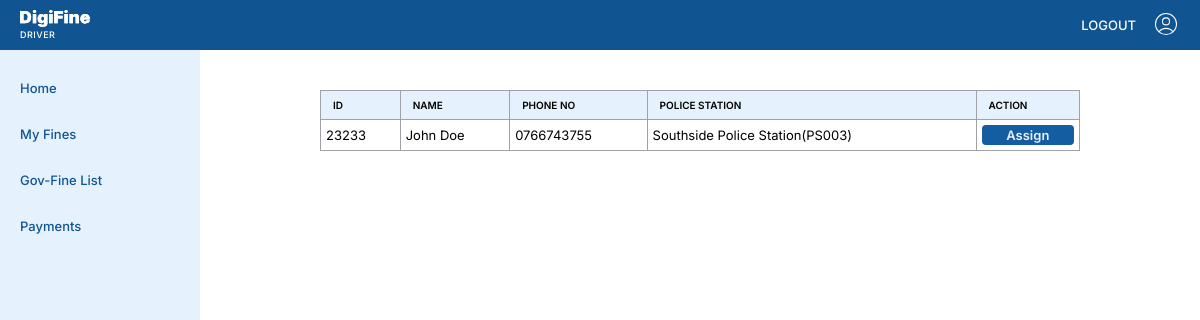
Before: /dashboard/admin/assign-oic/index.php (signed in) with the older database file.
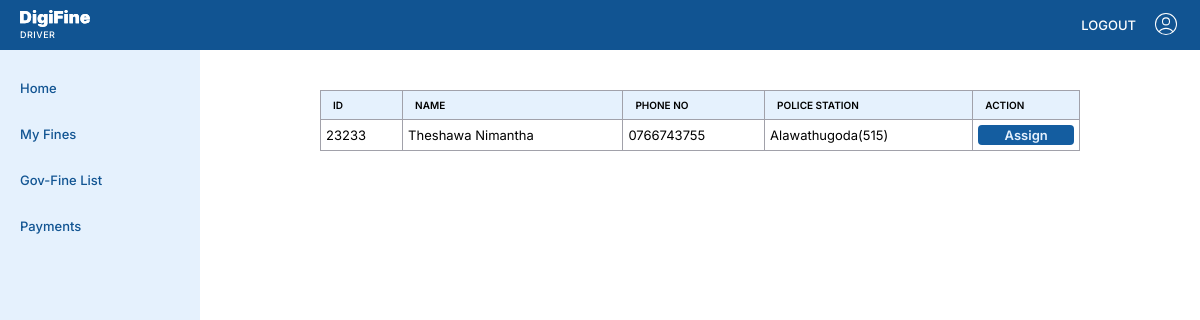
After: the same page with the newer database file.
### tables this page shows
CREATE TABLE `officers` (
  `id` int(11) NOT NULL,
  `fname` varchar(50) NOT NULL,
  `lname` varchar(50) NOT NULL,
  `email` varchar(100) NOT NULL,
  `phone_no` varchar(15) NOT NULL,
  `nic` varchar(20) NOT NULL,
  `police_station` int(11) NOT NULL,
  `password` varchar(255) NOT NULL,
  `created_at` timestamp NOT NULL DEFAULT current_timestamp(),
  `is_oic` tinyint(4) DEFAULT NULL
);

CREATE TABLE `police_stations` (
  `id` int(11) NOT NULL,
  `name` varchar(100) NOT NULL,
  `telephone` varchar(15) NOT NULL,
  `province` int(11) NOT NULL
);

### dashboard/admin/assign-oic/index.php (the view, shortened to what this page needs)
<?php
$pageConfig = [
    'title' => 'Assign OIC',
    'styles' => ["../../dashboard.css"],
    'scripts' => ["../../dashboard.js"],
    'authRequired' => true
];
include_once "../../../includes/header.php";
require_once "../../../db/connect.php";
$stmt = $conn->prepare("SELECT po.id, po.fname, po.lname, po.phone_no, ps.id as police_station_id, ps.name as police_station_name FROM officers as po INNER JOIN police_stations as ps ON po.police_station=ps.id
  WHERE po.is_oic=0");
if (!$stmt->execute()) {
    die("Query error!!!");
}
$result = $stmt->get_result();
$officers = $result->fetch_all(MYSQLI_ASSOC);
?>
<main>
    <?php include_once "../../includes/navbar.php" ?>
    <div class="dashboard-layout">
        <?php include_once "../../includes/sidebar.php" ?>
        <div class="content">
            <div class="container x-large no-border">
                <div class="table-container">
                    <table>
                        <thead>
                            <tr>
                                <th>Id</th>
                                <th>Name</th>
                                <th>Phone no</th>
                                <th>Police Station</th>
                                <th>Action</th>
                            </tr>
                        </thead>
                        <tbody>
                            <?php foreach ($officers as $officer): ?>
                                <tr>
                                    <td><?= $officer['id'] ?></td>
                                    <td><?= $officer['fname'] . " " . $officer['lname'] ?></td>
                                    <td><?= $officer['phone_no'] ?></td>
                                    <td><?= $officer['police_station_name'] . "(" . $officer['police_station_id'] . ")" ?>
                                    </td>
                                    <td>
                                        <form action="./assign-process.php" method="post">
                                            <button type=" submit" name="officer_id" value="<?= $officer['id'] ?>"
                                                style="width:100%" class="btn small">Assign</button>
                                        </form>
                                    </td>
                                </tr>
                            <?php endforeach ?>
                        </tbody>
                    </table>
                </div>
            </div>
        </div>
    </div>
</main>

### includes/header.php (shortened to what this page needs)
<?php
$pageStyles = [];
if (isset($pageConfig)) {
    $pageStyles = $pageConfig['styles'] ?? [];
}
?>
<!DOCTYPE html>
<html lang="en">
<head>
    <link rel="stylesheet" href="/digifine/styles/globals.css">
    <link rel="stylesheet" href="/digifine/styles/components.css">
    <?php
    foreach ($pageStyles as $style) {
        echo "<link rel='stylesheet' href='$style'/>";
    }
    ?>
</head>
<body>

### dashboard/includes/navbar.php (shortened to what this page needs)
<header>
    <div class="logo">
        <img src="/digifine/assets/logo-white.svg" width="70" />
        <span>
            <?php echo array_key_exists('is_oic', $_SESSION['user']) && $_SESSION['user']['is_oic'] == 1 ? 'oic' : $_SESSION['user']['role'] ?>
        </span>
    </div>
    <nav>
        <a href="/digifine/logout">Logout</a>
        <a href="/digifine/dashboard/profile">
            <img src="/digifine/assets/user-circle.svg" width="28" />
        </a>
    </nav>
</header>

### dashboard/includes/sidebar.php (shortened to what this page needs)
<?php
$role = $_SESSION['user']['role'];
function renderLink(string $title, string $link)
{
    $path = rtrim($_SERVER['REQUEST_URI'], "/");
    $active = $path === $link || str_starts_with($path, $link . "?");
    echo "<a href='$link' class=" . ($active ? "active" : "") . ">$title</a>";
}
?>
<div class="sidebar">
    <?php renderLink("Home", "/digifine/dashboard/index.php") ?>
    <?php if ($role === 'driver'): ?>
        <?php renderLink("My Fines", "/digifine/dashboard/driver/my-fines/index.php") ?>
        <?php renderLink("Gov-Fine List", "/digifine/dashboard/gov-fine-list/index.php") ?>
        <?php renderLink("Payments", "/digifine/dashboard/driver/payments/index.php") ?>
    <?php endif ?>
</div>

### styles/globals.css (style rules this page uses)
* { margin: 0; padding: 0; box-sizing: border-box; font-family: "Inter", sans-serif; font-optical-sizing: auto; }
button, input, select, textarea { outline: none; font-size: inherit; }
button { border: none; cursor: pointer; }
:root { --color-dark-blue: #115492; --color-blue: #145da0; --color-light-blue: #b5daff; --color-lighter-blue: #e5f1fd; --color-white: #ffffff; --color-black: #000000; --color-gray: #a1a1aa; --color-red: #ef5350; font-size: 13px; background-color: var(--color-white); color: var(--color-black); }
a { color: inherit; text-decoration: none; }
main { display: flex; flex-direction: column; }

### styles/components.css (style rules this page uses)
.btn { padding: 0 12px; height: 30px; border-radius: 4px; font-weight: 600; border: none; background-color: var(--color-blue); color: var(--color-lighter-blue); cursor: pointer; user-select: none; display: flex; align-items: center; text-align: center; justify-content: center; }
.btn.small { padding: 0 6px; height: 20px; }

### dashboard/dashboard.css (style rules this page uses)
main { display: flex; flex-direction: column; }
header { height: 50px; display: flex; align-items: center; padding: 0 20px; background-color: var(--color-dark-blue); color: var(--color-white); position: sticky; top: 0; z-index: 50; }
header nav { margin-left: 20px; display: flex; flex: 1; justify-content: end; align-items: center; }
header nav a { text-transform: uppercase; font-weight: 500; margin-left: 16px; }
header .logo { display: flex; flex-direction: column; }
header .logo span { margin-top: 2px; font-size: 9px; text-transform: uppercase; font-weight: 500; letter-spacing: 0.5px; }
.dashboard-layout { display: flex; }
.dashboard-layout .content { display: flex; flex: 1; flex-direction: column; padding: 20px; width: 100%; }
.sidebar { height: calc(100vh - 50px); position: sticky; top: 50px; overflow: auto; background-color: var(--color-lighter-blue); min-width: 200px; display: flex; flex-direction: column; padding: 20px 10px; z-index: 40; transition: transform 0.3s ease-in-out; }
.sidebar a { padding: 10px 10px; font-weight: 500; color: var(--color-dark-blue); border-radius: 6px; margin-bottom: 10px; }
.container { border: 1px var(--color-gray) solid; border-radius: 5px; margin: 0 auto; width: 100%; max-width: 420px; padding: 20px; display: flex; flex-direction: column; }
.container.x-large { max-width: 800px; }
.container.no-border { border: none; }
form { display: flex; flex-direction: column; }
form .btn { width: max-content; max-width: 100%; }
.table-container { width: 100%; overflow: auto; }
table { width: 100%; border-spacing: 0; }
table th { font-size: 10px; text-transform: uppercase; font-weight: 600; text-align: left; padding: 8px 12px; background-color: var(--color-lighter-blue); }
table, table th, table td { border: 1px solid var(--color-gray); border-collapse: collapse; }
table td { font-size: 8px 12px; padding: 5px; }

Changed rows visible on the page:
changed officers id 23233: fname "John" → "Theshawa"; lname "Doe" → "Nimantha"; police_station.name "Southside Police Station" → "Alawathugoda"; police_station "PS003" → "515"; id "23233" → 23233 (drawn)
